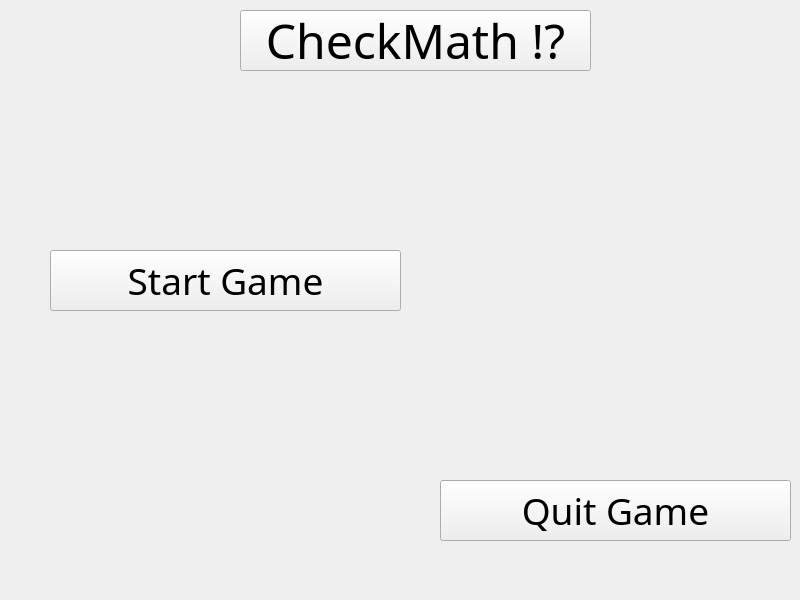
<?xml version="1.0" encoding="UTF-8"?>
<ui version="4.0">
 <class>MainWindow</class>
 <widget class="QMainWindow" name="MainWindow">
  <property name="geometry">
   <rect>
    <x>0</x>
    <y>0</y>
    <width>800</width>
    <height>600</height>
   </rect>
  </property>
  <property name="windowTitle">
   <string>MainWindow</string>
  </property>
  <property name="styleSheet">
   <string notr="true">border-image: url(:/BackgroundImages/Img/BgImage.jpg);</string>
  </property>
  <property name="animated">
   <bool>true</bool>
  </property>
  <widget class="QWidget" name="centralwidget">
   <widget class="QPushButton" name="Start">
    <property name="geometry">
     <rect>
      <x>50</x>
      <y>250</y>
      <width>351</width>
      <height>61</height>
     </rect>
    </property>
    <property name="font">
     <font>
      <family>Playbill</family>
      <pointsize>28</pointsize>
      <italic>false</italic>
     </font>
    </property>
    <property name="styleSheet">
     <string notr="true">border-image: url(:/BackgroundImages/Img/White.jfif);</string>
    </property>
    <property name="text">
     <string>Start Game</string>
    </property>
   </widget>
   <widget class="QPushButton" name="GameName">
    <property name="geometry">
     <rect>
      <x>240</x>
      <y>10</y>
      <width>351</width>
      <height>61</height>
     </rect>
    </property>
    <property name="font">
     <font>
      <family>Agency FB</family>
      <pointsize>36</pointsize>
      <weight>50</weight>
      <bold>false</bold>
     </font>
    </property>
    <property name="styleSheet">
     <string notr="true">border-image: url(:/BackgroundImages/Img/White.jfif);
</string>
    </property>
    <property name="text">
     <string>CheckMath !?</string>
    </property>
   </widget>
   <widget class="QPushButton" name="Quit">
    <property name="geometry">
     <rect>
      <x>440</x>
      <y>480</y>
      <width>351</width>
      <height>61</height>
     </rect>
    </property>
    <property name="font">
     <font>
      <family>Playbill</family>
      <pointsize>28</pointsize>
      <italic>false</italic>
     </font>
    </property>
    <property name="styleSheet">
     <string notr="true">border-image: url(:/BackgroundImages/Img/White.jfif);</string>
    </property>
    <property name="text">
     <string>Quit Game</string>
    </property>
   </widget>
  </widget>
 </widget>
 <resources/>
 <connections/>
</ui>
